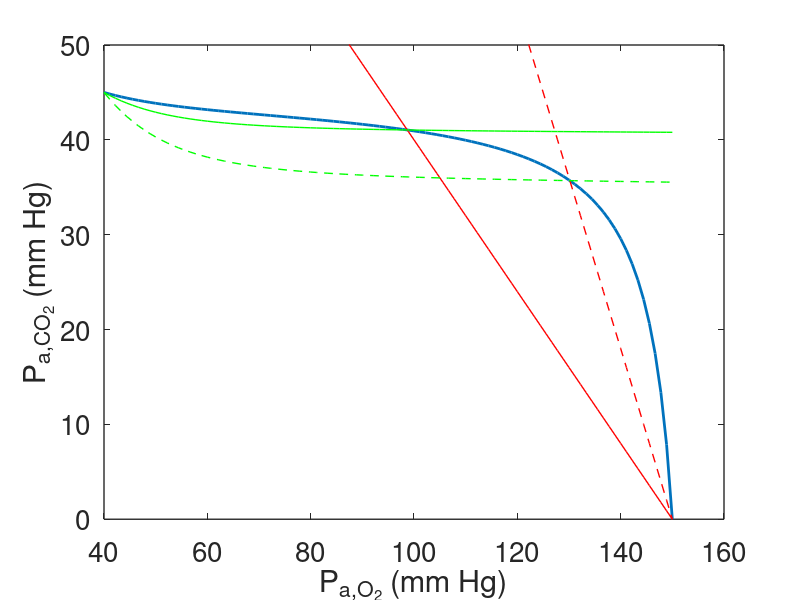

MATLAB code to generate this figure:
%  -------------------------------------------------------------------
%
%  Plot the respiratory exchange ratio.
%
%   For Chapter 14, Sections 14.5.1 and 14.5.2 of
%   Keener and Sneyd, Mathematical Physiology, 3rd Edition, Springer.
%
%   Written by James Keener and James Sneyd.
%
%  -------------------------------------------------------------------

function RER

clear all
close all
clc

set(0,                           ...
   'defaultaxesfontsize', 20,   ...
   'defaultaxeslinewidth', 1.0, ...
   'defaultlinelinewidth', 2.0);

global KO2

THb = 2.2e-3; %M

sigmaO2 = 1.4e-6;
sigmaCO2 = 3.3e-5;
PvO2 = 40.0;
PvCO2 = 45.0;
PiO2 = 150.0;
RT = 1.7e4;
Z0 = 2.2e-3;
KO2 = 30*sigmaO2;
Kc = 12.0;
Wv = (sigmaO2*PvO2);
phi = sigmaCO2*RT*(1.0+Kc);
phi1 = sigmaCO2*(1.0+Kc);

PaO2 = linspace(40,150,100);
VQO2 = (RT./(PiO2-PaO2)).*( sigmaO2*(PaO2-PvO2) + 4*Z0*( hemo(sigmaO2*PaO2) - hemo(Wv) ) );
PaCO2 = phi*PvCO2./(VQO2+phi);

% the RER curve
plot(PaO2,PaCO2,'LineWidth',2)
ylabel('P_{a,CO_2} (mm Hg)')
xlabel('P_{a,O_2} (mm Hg)')
hold on


% plot the separate blood and gas RER curves

Rgas = 0.8;
Pag1 = Rgas*(PiO2-PaO2);
plot(PaO2,Pag1,'r','LineWidth',1)
Rgas = 1.8;
Pag2=Rgas*(PiO2-PaO2);
plot(PaO2,Pag2,'--r','LineWidth',1)

Rblood=0.8;
Pab1 = (sigmaCO2*(1+Kc)*PvCO2 -  Rblood*( sigmaO2*(PaO2-PvO2) + 4*Z0*( hemo(sigmaO2*PaO2) - hemo(Wv) ) ) )/(sigmaCO2*(1+Kc));
plot(PaO2,Pab1,'g','LineWidth',1)
Rblood=1.8;
Pab2 = (phi1*PvCO2 -  Rblood*( sigmaO2*(PaO2-PvO2) + 4*Z0*( hemo(sigmaO2*PaO2) - hemo(Wv) ) ) )./phi1;
plot(PaO2,Pab2,'--g','LineWidth',1)

ylim([0,50])

end


%%

function out = hemo(PO)
global KO2
out = PO.^4./(KO2^4+PO.^4);
end